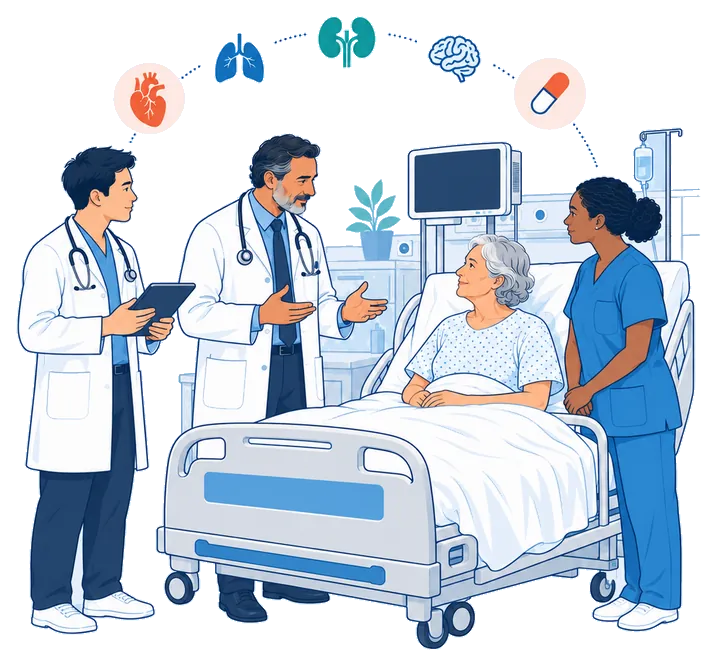
#> input picture art/site/hero-tall.webp, 717 x 662 px, given in place of hero-tall.png, which was not available
$ python make_site_images.py
#> lines starting #> are read from the running program, lines starting #| are printed output that depends on the picture; after the words box and inside, x2 and y2 are one past the last pixel; in counts of white or black regions, pixels touching at a corner belong together; pictures that were not available may be replaced by others from this repository, and a replacement may not be noted
# Turns the approved drawings in art/drafts/ into the small WebP files the site uses (art/site/).
# Run by hand after a drawing is approved: python art/make_site_images.py
# It needs Pillow, so it runs on the author's machine only; build.py just copies art/site/ into the build.
# The drafts (large PNGs from Codex) stay out of git; art/site/ is committed.
import os
import numpy as np
from PIL import Image

HERE = os.path.dirname(os.path.abspath(__file__))
DRAFTS, SITE = os.path.join(HERE, "drafts"), os.path.join(HERE, "site")
SKY = (0xE3, 0xEE, 0xF9)  # the pages' sky blue (--sky in engine/css/index.css)
SKY_SHAPES = (0xD2, 0xE4, 0xF6)  # the soft shapes Codex drew behind the figures, removed too: cut by the picture's
                                  # edge they would show as a box

# Drawings that stand on the sky-blue pages lose their background, so the pattern runs behind the figures and no
# edge shows. published name: (draft file, width in pixels, crop box or None, background colour to remove)
CUTOUTS = {
    "hero-tall.webp": ("hero-tall.png", 900, (0, 700, 1536, 2048), SKY),
    "hero-wide.webp": ("hero-wide.png", 1400, (700, 0, 2400, 1028), SKY),
    "covers/statistics.webp": ("line-cover-statistics.png", 800, None, None),
    "covers/cardiology.webp": ("line-cover-cardiology.png", 800, None, None),
    "covers/nephrology.webp": ("line-cover-nephrology.png", 800, None, None),
    "covers/neurology.webp": ("line-cover-neurology.png", 800, None, None),
}

# published name: (draft file, width in pixels)
IMAGES = {
    "thumbs/data-types.webp": ("line-1.png", 640),
    "thumbs/centre-shape-spread.webp": ("line-2.png", 640),
    "thumbs/standard-error.webp": ("line-se.png", 640),
    "thumbs/hypothesis-testing.webp": ("line-ht.png", 640),
    "thumbs/testing-a-difference.webp": ("line-5.png", 640),
    "thumbs/ci-and-p.webp": ("line-6.png", 640),
    "thumbs/errors.webp": ("line-7.png", 640),
    "thumbs/power.webp": ("line-8.png", 640),
    "thumbs/coronary-arteries-ecg.webp": ("cardiology/thumb-cardio-c.png", 640),
    "thumbs/angina-diagnosis.webp": ("cardiology/thumb-angina-a.png", 640),
    "thumbs/angina-treatment.webp": ("cardiology/thumb-treat-a.png", 640),
    "thumbs/diagnosing-acs.webp": ("cardiology/thumb-acs-b.png", 640),
}


def colour_to_alpha(im, ref):
    """Removes a background colour: each pixel becomes the least-transparent colour that, laid over ref, gives it
    back (as GIMP's Colour to Alpha), so line art keeps its anti-aliasing and soft shapes turn into tints."""
    a = np.asarray(im.convert("RGB"), dtype=float)
    ref = np.array(ref, dtype=float)
    hi = np.where(a > ref, (a - ref) / np.maximum(255 - ref, 1), 0)
    lo = np.where(a < ref, (ref - a) / np.maximum(ref, 1), 0)
    alpha = np.clip(np.max(np.maximum(hi, lo), axis=2), 0, 1)
    alpha[alpha < 0.05] = 0  # the faint grain of a flat background, which would only weigh down the file
    rgb = np.clip((a - ref) / np.maximum(alpha, 1e-6)[..., None] + ref, 0, 255)
    rgb[alpha == 0] = ref  # one flat colour under the clear parts, which compresses to almost nothing
    return Image.fromarray(np.dstack([rgb, alpha * 255]).astype(np.uint8), "RGBA")


def cut_out(im, ref, tol):
    """Clears only the background that reaches the edge of the picture (pixels within tol of ref, flood-filled from
    the border), so coats, sheets and boards inside the figures stay solid and the page's pattern never shows through
    them; the cleared edge keeps its anti-aliasing (colour to alpha against ref)."""
    from PIL import ImageDraw
    rgb = im.convert("RGB")
    a = np.asarray(rgb)
    near = np.abs(a.astype(int) - np.array(ref)).max(axis=2) <= tol
    # a copy: an image made straight from an array shares its memory and flood fill would not write to it
    mask = Image.fromarray(np.where(near, 255, 0).astype(np.uint8), "L").copy()
    w, h = mask.size
    for x, y in [(x, 0) for x in range(0, w, 4)] + [(x, h - 1) for x in range(0, w, 4)] + \
                [(0, y) for y in range(0, h, 4)] + [(w - 1, y) for y in range(0, h, 4)]:
        if mask.getpixel((x, y)) == 255:
            ImageDraw.floodfill(mask, (x, y), 128)
    outside = np.asarray(mask) == 128
    cut = np.asarray(colour_to_alpha(rgb, ref)).copy()
    cut[~outside, :3] = a[~outside]
    cut[~outside, 3] = 255
    return Image.fromarray(cut, "RGBA")


def trim(im, margin=16):
    """Crops a cut-out to its drawing, so the page sizes the figures rather than empty sky."""
    box = im.getchannel("A").point(lambda v: 255 if v > 24 else 0).getbbox()
    if not box:
        return im
    l, t, r, b = box
    return im.crop((max(l - margin, 0), max(t - margin, 0), min(r + margin, im.width), min(b + margin, im.height)))


def pattern_tile(src, dest, size=600, strength=1.0, weight=5):
    """The background tile: Codex's line icons moved onto the sky blue, their hairlines thickened (a minimum filter
    spreads the darker lines) so they read at a glance, in a tint quiet enough to sit behind text."""
    from PIL import ImageFilter
    src_im = Image.open(src).convert("RGB").filter(ImageFilter.MinFilter(weight))
    p = np.asarray(src_im.resize((size, size), Image.LANCZOS), dtype=float)
    bg = np.median(p.reshape(-1, 3), axis=0)
    tile = np.clip(np.array(SKY, dtype=float) + (p - bg) * strength, 0, 255).astype(np.uint8)
    Image.fromarray(tile).save(dest, "WEBP", quality=82, method=6)


def save(im, out):
    dest = os.path.join(SITE, out)
    os.makedirs(os.path.dirname(dest), exist_ok=True)
    im.save(dest, "WEBP", quality=80, method=6, alpha_quality=70)
    print(f"{out}: {os.path.getsize(dest) // 1024} KB")


def main():
    for out, (src, w, box, ref) in CUTOUTS.items():
        path = os.path.join(DRAFTS, src)
        if not os.path.exists(path):
            print("missing:", src)
            continue
        im = Image.open(path).convert("RGB")
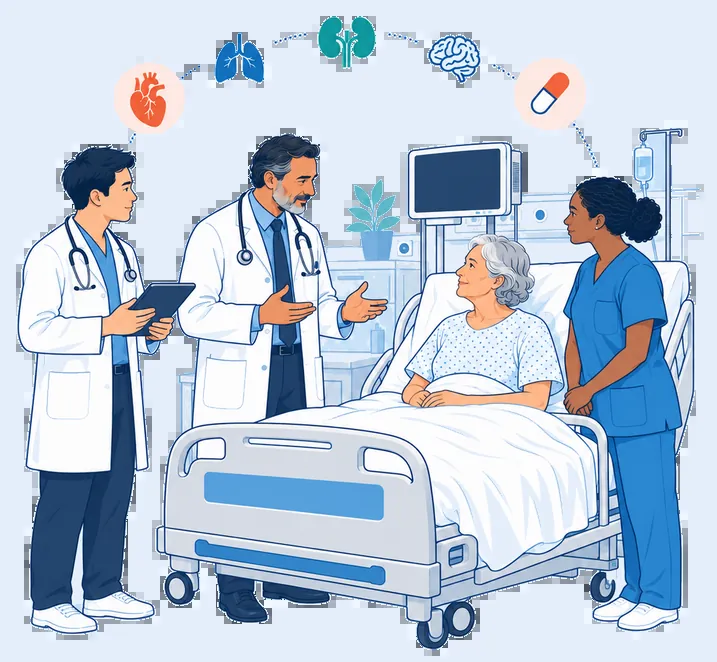
#> im: PIL image 717x662 RGB; mean R, G, B 187, 201.7, 218.1
        if box:
            im = im.crop(box)
#> im: PIL image 1536x1348 RGB; every value is 0
        im = im.resize((w, round(im.height * w / im.width)), Image.LANCZOS)
#> im: PIL image 900x790 RGB; every value is 0
        if ref:
            # the hero on sky blue: its soft background shapes become sky first, so they go with it, and the picture
            # is cropped to the figures
            a = np.asarray(im).astype(int)
#> a: shape (790, 900, 3) int64; every value is 0
            # every colour between the shapes and the sky (their anti-aliased edges too) counts as sky
            lo, hi = np.minimum(SKY, SKY_SHAPES), np.maximum(SKY, SKY_SHAPES)
            a[((a >= np.array(lo) - 4) & (a <= np.array(hi) + 4)).all(axis=2)] = SKY
            save(trim(cut_out(Image.fromarray(a.astype(np.uint8), "RGB"), ref, 8)), out)
#> in cut_out, `near = np.abs(a.astype(int) - np.array(ref)).max(axis=2) <= tol`: near: shape (790, 900) bool; every value is 0
#> in colour_to_alpha, `lo = np.where(a < ref, (ref - a) / np.maximum(ref, 1), 0)`: lo: shape (790, 900, 3) float64; every value is 1
#> in colour_to_alpha, `alpha = np.clip(np.max(np.maximum(hi, lo), axis=2), 0, 1)`: alpha: shape (790, 900) float64; every value is 1
#> in trim, `box = im.getchannel("A").point(lambda v: 255 if v > 24 else 0).getbbox()`: box = (0, 0, 900, 790)
#> in trim, `l, t, r, b = box`: l = 0; r = 900; b = 790
#| hero-tall.webp: 1 KB
        else:
            # a cover on the old near-white page: the paper around the figures goes
            save(cut_out(im, (255, 255, 255), 24), out)
#> pass 2 of the loop in main, `for out, (src, w, box, ref) in CUTOUTS.items():`:
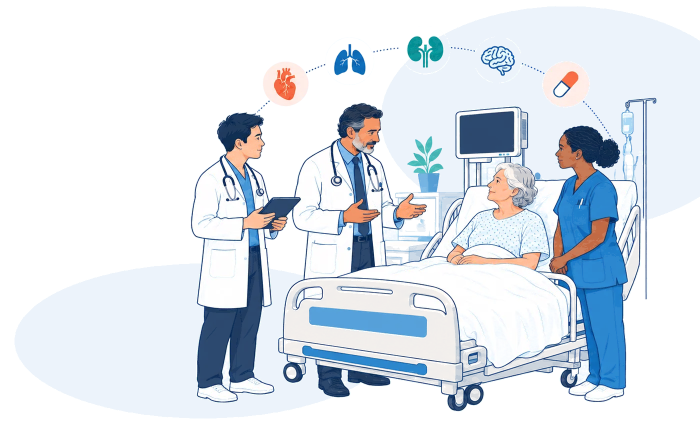
#> input picture art/site/hero-wide.webp, 1400 x 847 px, given in place of hero-wide.png, which was not available (shown at 1/2 size)
#> in cut_out (call 2), `near = np.abs(a.astype(int) - np.array(ref)).max(axis=2) <= tol`:
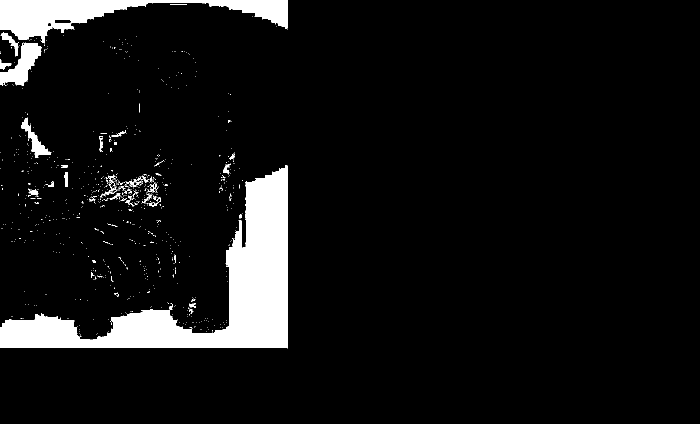
#> near: shape (847, 1400) bool (shown at 1/2 size); 7.3% white; 829 white regions (787 under 20 px), largest, box (x1, y1, x2, y2) and area: (0, 330, 575, 697) 59057, (0, 0, 575, 87) 18486, (0, 85, 83, 172) 3249
#> outside: shape (847, 1400) bool; 6.8% white; 4 white regions, box (x1, y1, x2, y2) and area: (0, 331, 575, 697) 59003, (0, 0, 575, 87) 18482, (0, 85, 83, 171) 3244, (0, 118, 23, 139) 211
#> lo: shape (847, 1400, 3) float64
#> in cut_out (call 2), `cut[~outside, 3] = 255`:
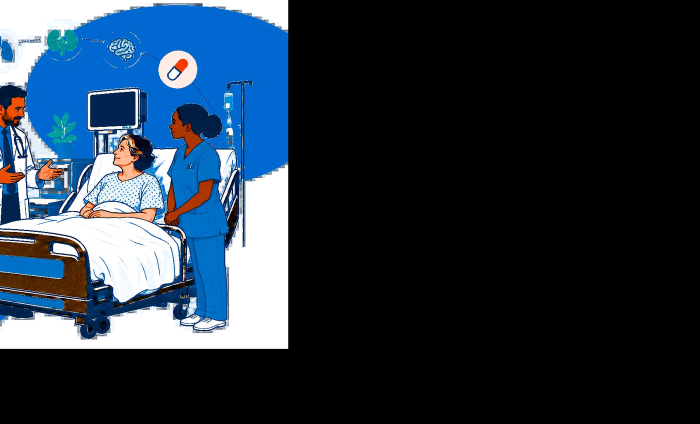
#> cut: shape (847, 1400, 4) (shown at 1/2 size); mean R, G, B, A 36.1, 50.1, 64, 237.9; transparent parts drawn white
#| hero-wide.webp: 60 KB
    # About me: the author's photo, a square on the face and shoulders for the round portrait (twice its 144 px size)
    if os.path.exists(os.path.join(DRAFTS, "about-photo.jpg")):
        ph = Image.open(os.path.join(DRAFTS, "about-photo.jpg")).convert("RGB")
        side = round(ph.width * 0.78)
        cx, top = ph.width // 2, round(ph.height * 0.06)
        ph = ph.crop((cx - side // 2, top, cx + side // 2, top + side)).resize((320, 320), Image.LANCZOS)
        dest = os.path.join(SITE, "about.webp")
        ph.save(dest, "WEBP", quality=84, method=6)
        print(f"about.webp: {os.path.getsize(dest) // 1024} KB")
    if os.path.exists(os.path.join(DRAFTS, "bg-pattern.png")):
        pattern_tile(os.path.join(DRAFTS, "bg-pattern.png"), os.path.join(SITE, "pattern.webp"))
        print("pattern.webp")
    for out, (src, w) in IMAGES.items():
        path = os.path.join(DRAFTS, src)
        if not os.path.exists(path):
            print("missing:", src)
            continue
        im = Image.open(path).convert("RGB")
        im = im.resize((w, round(im.height * w / im.width)), Image.LANCZOS)
        # thumbnails sit straight on the white lesson card: their paper goes too, so no box shows
        save(cut_out(im, (255, 255, 255), 24), out)
#> pass 2 of the loop in main, `for out, (src, w) in IMAGES.items():`:


if __name__ == "__main__":
    main()
